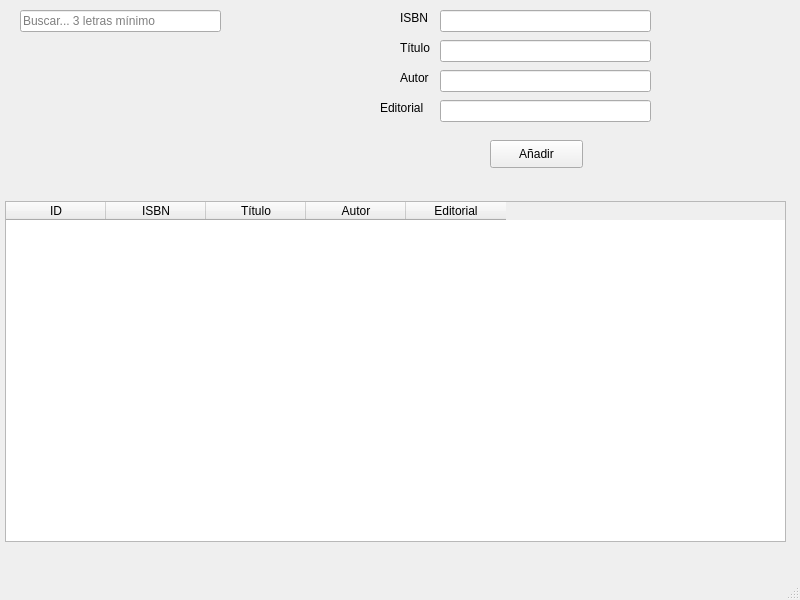
<?xml version="1.0" encoding="UTF-8"?>
<ui version="4.0">
 <class>MainWindow</class>
 <widget class="QMainWindow" name="MainWindow">
  <property name="geometry">
   <rect>
    <x>0</x>
    <y>0</y>
    <width>800</width>
    <height>600</height>
   </rect>
  </property>
  <property name="windowTitle">
   <string>MainWindow</string>
  </property>
  <widget class="QWidget" name="centralwidget">
   <widget class="QTableWidget" name="lista">
    <property name="geometry">
     <rect>
      <x>5</x>
      <y>201</y>
      <width>781</width>
      <height>341</height>
     </rect>
    </property>
    <column>
     <property name="text">
      <string>ID</string>
     </property>
    </column>
    <column>
     <property name="text">
      <string>ISBN</string>
     </property>
    </column>
    <column>
     <property name="text">
      <string>Título</string>
     </property>
    </column>
    <column>
     <property name="text">
      <string>Autor</string>
     </property>
    </column>
    <column>
     <property name="text">
      <string>Editorial</string>
     </property>
    </column>
   </widget>
   <widget class="QLineEdit" name="busquedaLineEdit">
    <property name="geometry">
     <rect>
      <x>20</x>
      <y>10</y>
      <width>201</width>
      <height>22</height>
     </rect>
    </property>
    <property name="text">
     <string/>
    </property>
    <property name="placeholderText">
     <string>Buscar... 3 letras mínimo</string>
    </property>
   </widget>
   <widget class="QPushButton" name="aniadirButton">
    <property name="geometry">
     <rect>
      <x>490</x>
      <y>140</y>
      <width>93</width>
      <height>28</height>
     </rect>
    </property>
    <property name="text">
     <string>Añadir</string>
    </property>
   </widget>
   <widget class="QLineEdit" name="isbnLineEdit">
    <property name="geometry">
     <rect>
      <x>440</x>
      <y>10</y>
      <width>211</width>
      <height>22</height>
     </rect>
    </property>
   </widget>
   <widget class="QLineEdit" name="tituloLineEdit">
    <property name="geometry">
     <rect>
      <x>440</x>
      <y>40</y>
      <width>211</width>
      <height>22</height>
     </rect>
    </property>
   </widget>
   <widget class="QLineEdit" name="autorLineEdit">
    <property name="geometry">
     <rect>
      <x>440</x>
      <y>70</y>
      <width>211</width>
      <height>22</height>
     </rect>
    </property>
   </widget>
   <widget class="QLineEdit" name="editorialLineEdit">
    <property name="geometry">
     <rect>
      <x>440</x>
      <y>100</y>
      <width>211</width>
      <height>22</height>
     </rect>
    </property>
   </widget>
   <widget class="QLabel" name="label">
    <property name="geometry">
     <rect>
      <x>400</x>
      <y>10</y>
      <width>55</width>
      <height>16</height>
     </rect>
    </property>
    <property name="text">
     <string>ISBN</string>
    </property>
   </widget>
   <widget class="QLabel" name="label_2">
    <property name="geometry">
     <rect>
      <x>400</x>
      <y>40</y>
      <width>55</width>
      <height>16</height>
     </rect>
    </property>
    <property name="text">
     <string>Título</string>
    </property>
   </widget>
   <widget class="QLabel" name="label_3">
    <property name="geometry">
     <rect>
      <x>400</x>
      <y>70</y>
      <width>55</width>
      <height>16</height>
     </rect>
    </property>
    <property name="text">
     <string>Autor</string>
    </property>
   </widget>
   <widget class="QLabel" name="label_4">
    <property name="geometry">
     <rect>
      <x>380</x>
      <y>100</y>
      <width>55</width>
      <height>16</height>
     </rect>
    </property>
    <property name="text">
     <string>Editorial</string>
    </property>
   </widget>
  </widget>
  <widget class="QMenuBar" name="menubar">
   <property name="geometry">
    <rect>
     <x>0</x>
     <y>0</y>
     <width>800</width>
     <height>26</height>
    </rect>
   </property>
  </widget>
  <widget class="QStatusBar" name="statusbar"/>
 </widget>
 <resources/>
 <connections/>
</ui>
